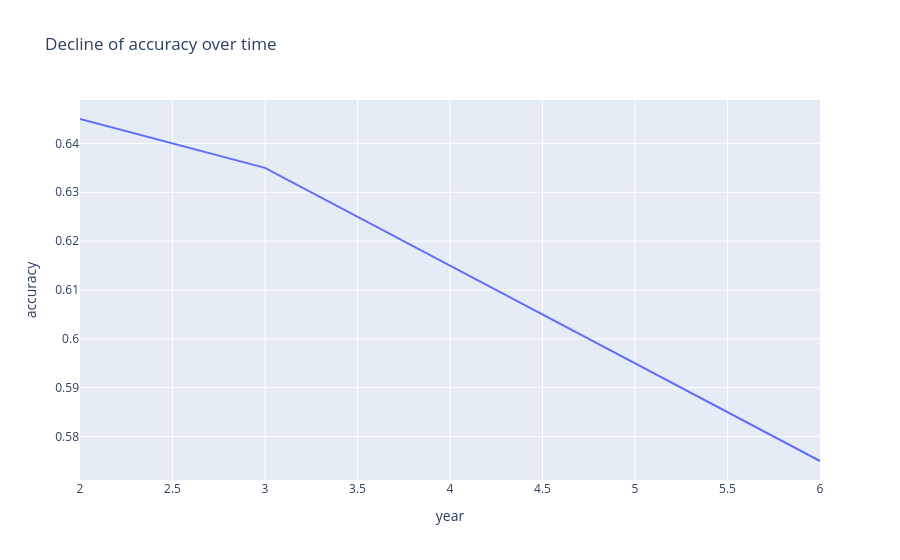

Source (notebook cell):
### Markdown cell above
In year 3, a mysterious wizard teaches sarcasm to a handful of Driftistan citizens. Therefore, some new reviews for "Fast and Curious: ENSTA Drift" are sarcastic. Over time, an increasing proportion of reviews will become sarcastic. We simulate this change by taking a portion of reviews and switching their labels.

### Code cell
initial_sarcasm_rate=0.05
yearly_sarcasm_increase=0.01

yearly_reviews=200
first_year=2
number_of_years=np.floor(test_df.shape[0]/yearly_reviews)
years=np.arange(first_year,first_year+number_of_years)

test_df = test_df.sample(frac = 1)


year=first_year
first_review=0
sarcasm_rate=initial_sarcasm_rate
Accuracy=[]

for year in years:

    df=test_df.iloc[first_review:first_review+yearly_reviews,:]

    if year>first_year:
        sarcastic_indexes=df.sample(frac=sarcasm_rate).index
        df.loc[sarcastic_indexes,'label']=1-df.loc[sarcastic_indexes,'label']
        sarcasm_rate=sarcasm_rate+yearly_sarcasm_increase
    


    true_y=np.array(df['label'])

    test=np.array([st_model.encode(text) for text in df["text"]])
    pred_y=clf.predict(test)
    accuracy=accuracy_score(true_y, pred_y)
    print("Accuracy for year ",int(year)," is ",accuracy)
    Accuracy=Accuracy+[accuracy]
    
        
figure = px.line({'year':years,'accuracy':Accuracy}, x='year', y='accuracy', title="Decline of accuracy over time")
figure.show()

### Figure 1 — Plotly figure (JSON) as saved in the notebook; plotly's stock layout.template omitted (floating-point values rounded to 4 significant figures)
{"data": [{"hovertemplate": "year=%{x}<br>accuracy=%{y}<extra></extra>", "legendgroup": "", "line": {"color": "#636efa", "dash": "solid"}, "marker": {"symbol": "circle"}, "mode": "lines", "name": "", "orientation": "v", "showlegend": false, "x": [2, 3, 4, 5, 6], "xaxis": "x", "y": [0.645, 0.635, 0.615, 0.595, 0.575], "yaxis": "y", "type": "scatter"}], "layout": {"xaxis": {"anchor": "y", "domain": [0, 1], "title": {"text": "year"}}, "yaxis": {"anchor": "x", "domain": [0, 1], "title": {"text": "accuracy"}}, "legend": {"tracegroupgap": 0}, "title": {"text": "Decline of accuracy over time"}}}
